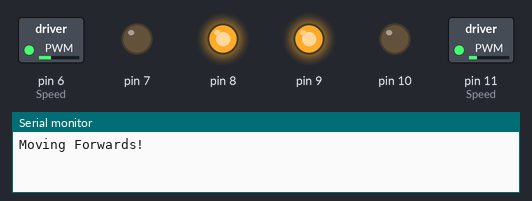
The sketch below on a simulated Arduino Uno, built with avr-gcc and run on an emulated ATmega328P. Shown: switched loads named in the sketch (green lamp = pin HIGH), output pins drawn as LEDs (lit = HIGH), the last lines printed to the serial monitor.

Above: at 1.55 s.
At 9.45 s:
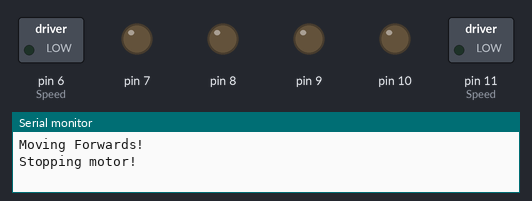
Timing chart, 0 to 11.9 s (numbered marks = the images above):
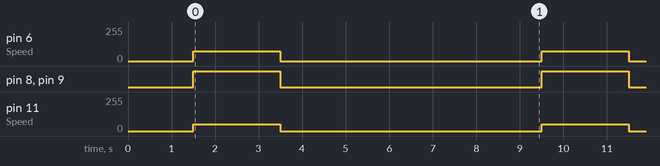

Measured:
- by itself, pin 6 (Speed): alternates 75/255 for 2.0 s and 0/255 for 6.0 s
- by itself, pin 8, pin 9: alternates HIGH for 2.0 s and LOW for 6.0 s
- by itself, pin 11 (Speed): alternates 50/255 for 2.0 s and 0/255 for 6.0 s

The sketch:

EGR107_Sec006_Team3_PA6_Straight.ino
```cpp
/* Global variable(s) */
int LMSpeed = 50;
int RMSpeed = 75;

/* Setup function */
void setup() {

  // Initialize serial communication at 9600 bps
  Serial.begin(9600);

  // Setup for right side motor
  pinMode(6,OUTPUT);  // Speed
  pinMode(7,OUTPUT);
  pinMode(8,OUTPUT);

  // Setup for left side motor
  pinMode(9,OUTPUT);
  pinMode(10,OUTPUT);
  pinMode(11,OUTPUT); // Speed

  // Delay before moving
  delay(1500);
}

/* Loop function */
void loop() {
  moveForward();
  delay(2000);
  stopMotor();
  delay(5000);
}

/*********************************************************************
 *  Move forward function
 ********************************************************************/
void moveForward() {
    int i;

  Serial.println("Moving Forwards!");

    // Right Motor
    analogWrite(6, RMSpeed );
    digitalWrite(7, LOW);
    digitalWrite(8, HIGH);

    // Left Motor
    analogWrite(11, LMSpeed );
    digitalWrite(9, HIGH);
    digitalWrite(10, LOW);
}

/********************************************************************
*  Stop motor function
********************************************************************/
void stopMotor() {

  Serial.println("Stopping motor!");
  analogWrite(6,0); //Controls a PWM signal on pin 6

  // Right Motor
  analogWrite(6,0); //Controls a PWM signal on pin 6
  digitalWrite(7, LOW);
  digitalWrite(8, LOW);

  // Left Motor
  analogWrite(11,0); //Controls a PWM signal on pin 6
  digitalWrite(9, LOW);
  digitalWrite(10, LOW);

  delay(1000);
}
```
